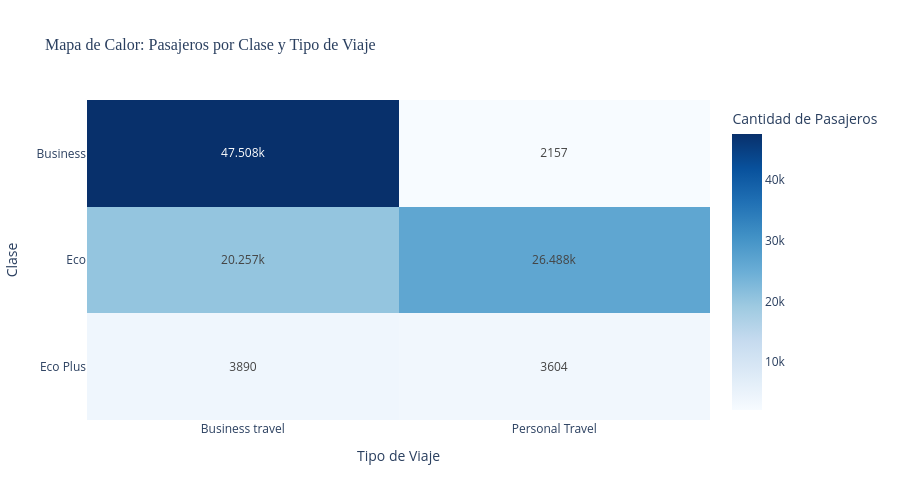

Notebook source saved alongside this figure:
### Code cell
# Mapa de calor interactivo - Distribución de Satisfacción por Clase y Tipo de Viaje
if 'Class' in df.columns and 'Type of Travel' in df.columns:
    # Usar count para datos categóricos
    heatmap_data = df.pivot_table(values='satisfaction',
                                  index='Class',
                                  columns='Type of Travel',
                                  aggfunc='count',
                                  fill_value=0)

    fig = px.imshow(heatmap_data,
                    labels=dict(x="Tipo de Viaje", y="Clase",
                                color="Cantidad de Pasajeros"),
                    title="Mapa de Calor: Pasajeros por Clase y Tipo de Viaje",
                    color_continuous_scale='Blues',
                    aspect="auto",
                    text_auto=True)

    fig.update_layout(
        height=500,
        font=dict(size=12),
        title_font=dict(size=16, family='Arial Black')
    )

    fig.show()

### Figure 1 — Plotly figure (JSON) as saved in the notebook; plotly's stock layout.template omitted (floating-point values rounded to 4 significant figures)
{"data": [{"coloraxis": "coloraxis", "hovertemplate": "Tipo de Viaje: %{x}<br>Clase: %{y}<br>Cantidad de Pasajeros: %{z}<extra></extra>", "name": "0", "texttemplate": "%{z}", "type": "heatmap", "x": ["Business travel", "Personal Travel"], "xaxis": "x", "y": ["Business", "Eco", "Eco Plus"], "yaxis": "y", "z": [[47508, 2157], [20257, 26488], [3890, 3604]]}], "layout": {"coloraxis": {"colorbar": {"title": {"text": "Cantidad de Pasajeros"}}, "colorscale": [[0, "rgb(247,251,255)"], [0.125, "rgb(222,235,247)"], [0.25, "rgb(198,219,239)"], [0.375, "rgb(158,202,225)"], [0.5, "rgb(107,174,214)"], [0.625, "rgb(66,146,198)"], [0.75, "rgb(33,113,181)"], [0.875, "rgb(8,81,156)"], [1, "rgb(8,48,107)"]]}, "font": {"size": 12}, "height": 500, "title": {"font": {"family": "Arial Black", "size": 16}, "text": "Mapa de Calor: Pasajeros por Clase y Tipo de Viaje"}, "xaxis": {"anchor": "y", "domain": [0, 1], "title": {"text": "Tipo de Viaje"}}, "yaxis": {"anchor": "x", "autorange": "reversed", "domain": [0, 1], "title": {"text": "Clase"}}}}
